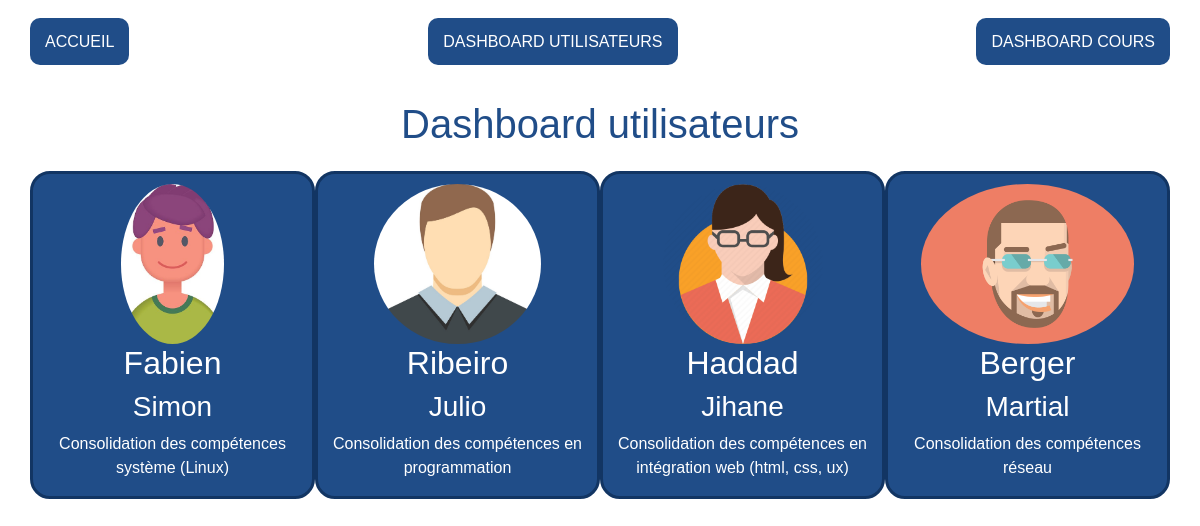
The app's page /views/dashboard-users.php with its own data.
### tables this page shows
CREATE TABLE IF NOT EXISTS `users` (
  `id` int(11) NOT NULL AUTO_INCREMENT,
  `nom` varchar(32) NOT NULL,
  `prenom` varchar(32) NOT NULL,
  `role` varchar(155) NOT NULL,
  `adresse` varchar(255) NOT NULL,
  `telephone` varchar(32) NOT NULL,
  PRIMARY KEY (`id`)
);

### controllers/card-users.php (the view, shortened to what this page needs)
<?php
include('../models/bdd.php');
$maxLigne = 3;
$cpt = 0;
$req = $bdd->query("SELECT * FROM users");
foreach ($req as $row) {
    $cpt++;
    echo '<div class="wrapper-card col-lg-3 col-6 mx-auto"><a href="../views/info-user/' . $row['id'] . '.php"><div class="wrapper-img"><img src="../medias/avatars/' . $row['id'] . '.jpg" alt="photo"></div><h2>' . $row['nom'] . '</h2><h3>' . $row['prenom'] . '</h3><p>' . $row['role'] . '</p></a></div>';
    if ($cpt / $maxLigne != 1) {
    } else {
        echo '<br>';
        $cpt = 0;
    }
}

### views/dashboard-users.php (shortened to what this page needs)
<!DOCTYPE html>
<html lang="fr">
<head>
    <?php include('../views/partials/cdn.php');
    ?>
    <link rel="stylesheet" href="../style/main.css">
</head>
<header>
    <?php
    include('../views/partials/menu.php');
    ?>
</header>
<body>
    <main>
        <h1>Dashboard utilisateurs</h1>
        <div class="container">
            <?php
            echo '<div class="row">';
            include('../controllers/card-users.php');
            echo '</div>';
            ?>
        </div>
    </main>
</body>
</html>

### views/partials/cdn.php (shortened to what this page needs)
<link rel="stylesheet" href="https://cdn.jsdelivr.net/npm/bootstrap@5.2.2/dist/css/bootstrap.min.css">

### views/partials/menu.php
<nav id="main-menu">
    <ul>
        <li><a href="http://localhost/TP-consolidation-prog-JosephChanteclair/index.php">Accueil</a></li>
        <li><a href="http://localhost/TP-consolidation-prog-JosephChanteclair/views/dashboard-users.php">Dashboard utilisateurs</a></li>
        <li><a href="http://localhost/TP-consolidation-prog-JosephChanteclair/views/dashboard-classroom.php">Dashboard cours</a></li>
    </ul>
</nav>

### style/main.css (style rules this page uses)
* { font-family: 'Lucida Sans', 'Lucida Sans Regular', 'Lucida Grande', 'Lucida Sans Unicode', Geneva, Verdana, sans-serif; }
#main-menu ul { display: flex; justify-content: space-between; max-width: 100%; width: 100%; padding: 30px; list-style: none; }
#main-menu li a { text-decoration: none; text-transform: uppercase; color: #fff; background-color:rgb(32, 77, 136); padding: 15px; border-radius: 10px; }
h1 { color: rgb(32, 77, 136); }
main { text-align: center; }
.wrapper-card, .wrapper-card a { margin: auto; text-align: center; display: flex; flex-direction: column; justify-content: center; align-items: center; }
.wrapper-card a { color: inherit; text-decoration: none; }
.wrapper-card { background-color:rgb(32, 77, 136); border-radius: 20px; color: #fff; margin: 15px auto; border: 3px solid rgb(18, 53, 99); }
.wrapper-img { margin-top: 10px; border-radius: 100%; height: 20vh; }
.wrapper-img img { position: relative; max-width: 100%; max-height: 100%; border-radius: 100%; }

### records on screen
users: shows a picture, nom "Fabien", prenom "Simon", role "Consolidation des compétences système (Linux)"
users: shows a picture, nom "Ribeiro", prenom "Julio", role "Consolidation des compétences en programmation"
users: shows a picture, nom "Haddad", prenom "Jihane", role "Consolidation des compétences en intégration web (html, css, ux)"
users: shows a picture, nom "Berger", prenom "Martial", role "Consolidation des compétences réseau"
